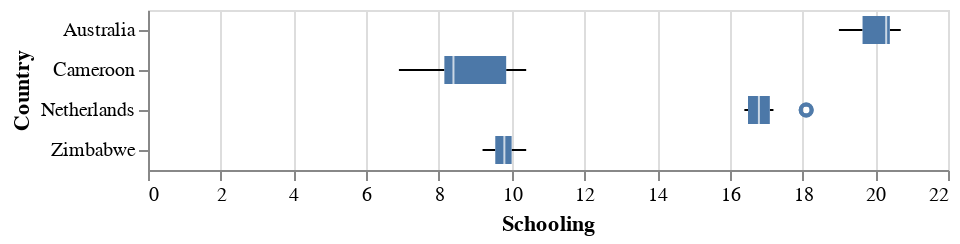

Notebook source saved alongside this figure:
### Markdown cell above
**A scatterplot was created to obtain insight on the changes in year per variable. To make it more clear we coloured the different countries.**

### Code cell
alt.Chart(filtered_df).mark_boxplot().encode(
    x='Schooling',
    y='Country'
)

### Figure 1 — Vega-Lite specification as saved in the notebook (floating-point values rounded to 4 significant figures)
{"config": {"view": {"continuousWidth": 400, "continuousHeight": 300}}, "data": {"name": "data-0bcf5a5dda81ccb7da1e112b62e6a35a"}, "mark": "boxplot", "encoding": {"x": {"field": "Schooling", "type": "quantitative"}, "y": {"field": "Country", "type": "nominal"}}, "$schema": "https://vega.github.io/schema/vega-lite/v4.17.0.json", "datasets": {"data-0bcf5a5dda81ccb7da1e112b62e6a35a": [{"Year": 2001, "Country": "Australia", "infant deaths": 1, "Alcohol": 9.53, "Polio": 91.0, "Measles": 141, "Schooling": 20.5}, {"Year": 2003, "Country": "Australia", "infant deaths": 1, "Alcohol": 9.97, "Polio": 92.0, "Measles": 91, "Schooling": 20.6}, {"Year": 2011, "Country": "Australia", "infant deaths": 1, "Alcohol": 10.3, "Polio": 92.0, "Measles": 190, "Schooling": 19.8}, {"Year": 2006, "Country": "Australia", "infant deaths": 1, "Alcohol": 10.31, "Polio": 92.0, "Measles": 0, "Schooling": 20.3}, {"Year": 2014, "Country": "Australia", "infant deaths": 1, "Alcohol": 9.71, "Polio": 92.0, "Measles": 340, "Schooling": 20.4}, {"Year": 2002, "Country": "Australia", "infant deaths": 1, "Alcohol": 9.84, "Polio": 92.0, "Measles": 32, "Schooling": 20.1}, {"Year": 2012, "Country": "Australia", "infant deaths": 1, "Alcohol": 10.03, "Polio": 92.0, "Measles": 199, "Schooling": 20.1}, {"Year": 2000, "Country": "Australia", "infant deaths": 1, "Alcohol": 10.17, "Polio": 9.0, "Measles": 108, "Schooling": 20.4}, {"Year": 2004, "Country": "Australia", "infant deaths": 1, "Alcohol": 9.84, "Polio": 92.0, "Measles": 70, "Schooling": 20.7}, {"Year": 2009, "Country": "Australia", "infant deaths": 1, "Alcohol": 10.62, "Polio": 92.0, "Measles": 104, "Schooling": 19.1}, {"Year": 2007, "Country": "Australia", "infant deaths": 1, "Alcohol": 10.56, "Polio": 92.0, "Measles": 11, "Schooling": 19.0}, {"Year": 2005, "Country": "Australia", "infant deaths": 1, "Alcohol": 10.3, "Polio": 92.0, "Measles": 10, "Schooling": 20.3}, {"Year": 2013, "Country": "Australia", "infant deaths": 1, "Alcohol": 9.87, "Polio": 91.0, "Measles": 158, "Schooling": 20.3}, {"Year": 2008, "Country": "Australia", "infant deaths": 1, "Alcohol": 10.76, "Polio": 92.0, "Measles": 65, "Schooling": 19.1}, {"Year": 2010, "Country": "Australia", "infant deaths": 1, "Alcohol": 10.52, "Polio": 92.0, "Measles": 70, "Schooling": 19.5}, {"Year": 2011, "Country": "Cameroon", "infant deaths": 51, "Alcohol": 6.19, "Polio": 8.0, "Measles": 504, "Schooling": 10.0}, {"Year": 2008, "Country": "Cameroon", "infant deaths": 56, "Alcohol": 5.9, "Polio": 82.0, "Measles": 495, "Schooling": 8.8}, {"Year": 2001, "Country": "Cameroon", "infant deaths": 61, "Alcohol": 4.43, "Polio": 61.0, "Measles": 23934, "Schooling": 7.1}, {"Year": 2004, "Country": "Cameroon", "infant deaths": 59, "Alcohol": 4.71, "Polio": 72.0, "Measles": 358, "Schooling": 8.2}, {"Year": 2000, "Country": "Cameroon", "infant deaths": 62, "Alcohol": 3.91, "Polio": 57.0, "Measles": 14629, "Schooling": 6.9}, {"Year": 2012, "Country": "Cameroon", "infant deaths": 50, "Alcohol": 0.01, "Polio": 85.0, "Measles": 609, "Schooling": 10.4}, {"Year": 2010, "Country": "Cameroon", "infant deaths": 53, "Alcohol": 6.15, "Polio": 83.0, "Measles": 240, "Schooling": 9.7}, {"Year": 2006, "Country": "Cameroon", "infant deaths": 58, "Alcohol": 5.22, "Polio": 78.0, "Measles": 196, "Schooling": 8.2}, {"Year": 2014, "Country": "Cameroon", "infant deaths": 47, "Alcohol": 0.01, "Polio": 86.0, "Measles": 831, "Schooling": 10.4}, {"Year": 2013, "Country": "Cameroon", "infant deaths": 48, "Alcohol": 0.01, "Polio": 88.0, "Measles": 760, "Schooling": 10.4}, {"Year": 2009, "Country": "Cameroon", "infant deaths": 54, "Alcohol": 5.89, "Polio": 79.0, "Measles": 251, "Schooling": 9.2}, {"Year": 2007, "Country": "Cameroon", "infant deaths": 57, "Alcohol": 5.44, "Polio": 81.0, "Measles": 100, "Schooling": 8.0}, {"Year": 2005, "Country": "Cameroon", "infant deaths": 58, "Alcohol": 5.03, "Polio": 79.0, "Measles": 605, "Schooling": 8.3}, {"Year": 2002, "Country": "Cameroon", "infant deaths": 60, "Alcohol": 4.58, "Polio": 66.0, "Measles": 1448, "Schooling": 8.4}, {"Year": 2003, "Country": "Cameroon", "infant deaths": 60, "Alcohol": 4.64, "Polio": 72.0, "Measles": 899, "Schooling": 8.1}, {"Year": 2004, "Country": "Netherlands", "infant deaths": 1, "Alcohol": 9.56, "Polio": 98.0, "Measles": 11, "Schooling": 16.5}, {"Year": 2006, "Country": "Netherlands", "infant deaths": 1, "Alcohol": 9.79, "Polio": 96.0, "Measles": 1, "Schooling": 16.5}, {"Year": 2013, "Country": "Netherlands", "infant deaths": 1, "Alcohol": 8.68, "Polio": 97.0, "Measles": 2632, "Schooling": 18.1}, {"Year": 2005, "Country": "Netherlands", "infant deaths": 1, "Alcohol": 9.69, "Polio": 96.0, "Measles": 4, "Schooling": 16.4}, {"Year": 2010, "Country": "Netherlands", "infant deaths": 1, "Alcohol": 9.33, "Polio": 97.0, "Measles": 15, "Schooling": 17.0}, {"Year": 2008, "Country": "Netherlands", "infant deaths": 1, "Alcohol": 9.62, "Polio": 97.0, "Measles": 109, "Schooling": 16.8}, {"Year": 2002, "Country": "Netherlands", "infant deaths": 1, "Alcohol": 9.68, "Polio": 97.0, "Measles": 3, "Schooling": 16.9}, {"Year": 2014, "Country": "Netherlands", "infant deaths": 1, "Alcohol": 0.01, "Polio": 96.0, "Measles": 140, "Schooling": 18.1}, {"Year": 2007, "Country": "Netherlands", "infant deaths": 1, "Alcohol": 9.53, "Polio": 97.0, "Measles": 10, "Schooling": 16.6}, {"Year": 2009, "Country": "Netherlands", "infant deaths": 1, "Alcohol": 9.23, "Polio": 97.0, "Measles": 15, "Schooling": 16.9}, {"Year": 2001, "Country": "Netherlands", "infant deaths": 1, "Alcohol": 9.95, "Polio": 97.0, "Measles": 0, "Schooling": 16.7}, {"Year": 2011, "Country": "Netherlands", "infant deaths": 1, "Alcohol": 8.96, "Polio": 97.0, "Measles": 51, "Schooling": 17.2}, {"Year": 2000, "Country": "Netherlands", "infant deaths": 1, "Alcohol": 10.06, "Polio": 97.0, "Measles": 1019, "Schooling": 16.5}, {"Year": 2003, "Country": "Netherlands", "infant deaths": 1, "Alcohol": 9.56, "Polio": 98.0, "Measles": 4, "Schooling": 16.5}, {"Year": 2012, "Country": "Netherlands", "infant deaths": 1, "Alcohol": 9.05, "Polio": 97.0, "Measles": 10, "Schooling": 18.1}, {"Year": 2001, "Country": "Zimbabwe", "infant deaths": 25, "Alcohol": 1.72, "Polio": 76.0, "Measles": 529, "Schooling": 9.8}, {"Year": 2002, "Country": "Zimbabwe", "infant deaths": 25, "Alcohol": 4.43, "Polio": 73.0, "Measles": 304, "Schooling": 10.0}, {"Year": 2013, "Country": "Zimbabwe", "infant deaths": 25, "Alcohol": 6.39, "Polio": 95.0, "Measles": 0, "Schooling": 10.4}, {"Year": 2012, "Country": "Zimbabwe", "infant deaths": 26, "Alcohol": 6.09, "Polio": 95.0, "Measles": 0, "Schooling": 9.8}, {"Year": 2006, "Country": "Zimbabwe", "infant deaths": 28, "Alcohol": 4.57, "Polio": 71.0, "Measles": 212, "Schooling": 9.5}, {"Year": 2014, "Country": "Zimbabwe", "infant deaths": 23, "Alcohol": 6.5, "Polio": 92.0, "Measles": 0, "Schooling": 10.3}, {"Year": 2004, "Country": "Zimbabwe", "infant deaths": 27, "Alcohol": 4.36, "Polio": 67.0, "Measles": 31, "Schooling": 9.2}, {"Year": 2008, "Country": "Zimbabwe", "infant deaths": 30, "Alcohol": 3.56, "Polio": 75.0, "Measles": 0, "Schooling": 9.7}, {"Year": 2007, "Country": "Zimbabwe", "infant deaths": 29, "Alcohol": 3.88, "Polio": 73.0, "Measles": 242, "Schooling": 9.6}, {"Year": 2000, "Country": "Zimbabwe", "infant deaths": 24, "Alcohol": 1.68, "Polio": 78.0, "Measles": 1483, "Schooling": 9.8}, {"Year": 2011, "Country": "Zimbabwe", "infant deaths": 28, "Alcohol": 6.0, "Polio": 93.0, "Measles": 0, "Schooling": 10.1}, {"Year": 2003, "Country": "Zimbabwe", "infant deaths": 26, "Alcohol": 4.06, "Polio": 7.0, "Measles": 998, "Schooling": 9.5}, {"Year": 2010, "Country": "Zimbabwe", "infant deaths": 29, "Alcohol": 5.21, "Polio": 89.0, "Measles": 9696, "Schooling": 10.0}, {"Year": 2009, "Country": "Zimbabwe", "infant deaths": 30, "Alcohol": 4.64, "Polio": 69.0, "Measles": 853, "Schooling": 9.9}, {"Year": 2005, "Country": "Zimbabwe", "infant deaths": 28, "Alcohol": 4.14, "Polio": 69.0, "Measles": 420, "Schooling": 9.3}]}}
